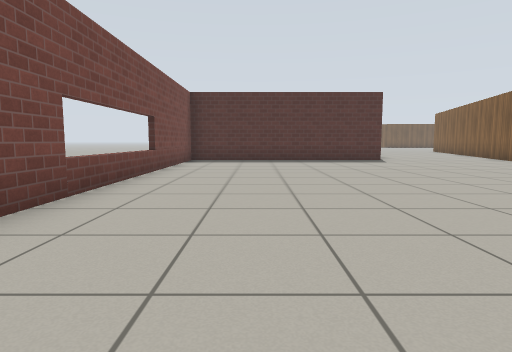
view 1 (above)

13 first-person views from a walk through a robot-simulator world made for Gazebo. The camera is 0.72 m above the floor, tilts 6° down and sees 75° across. The floor is counted in squares, 1 m on a side. Each view is taken from the middle of a square. On the plan, view 1 faces up. The plan holds only what a view shows up to about 10 squares ahead; the rest is blank. Gazebo's built-in surfaces are drawn with simple patterns.

view 2
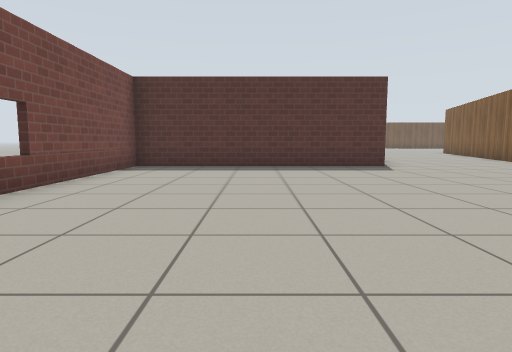

view 3
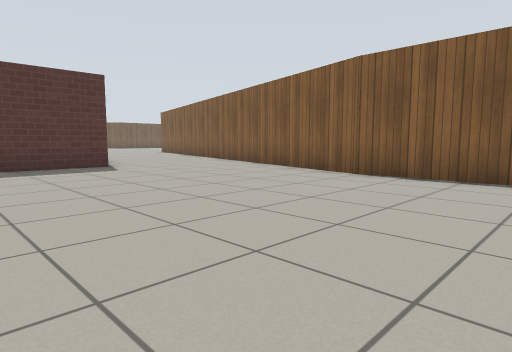

view 4
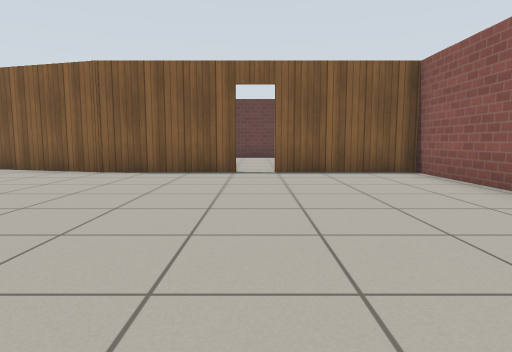

view 5
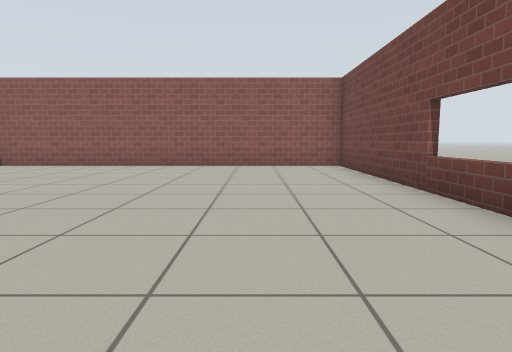

view 6
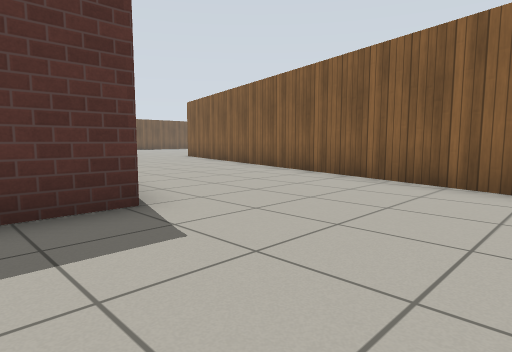

view 7
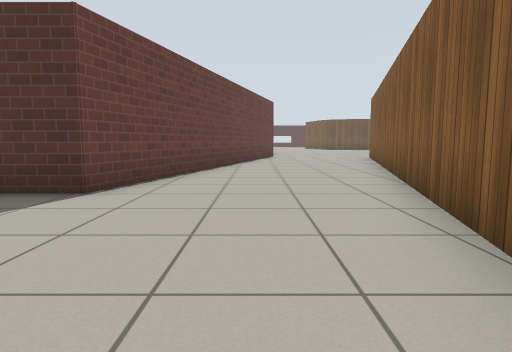

view 8
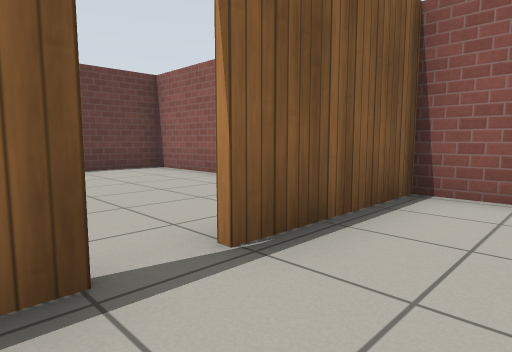

view 9
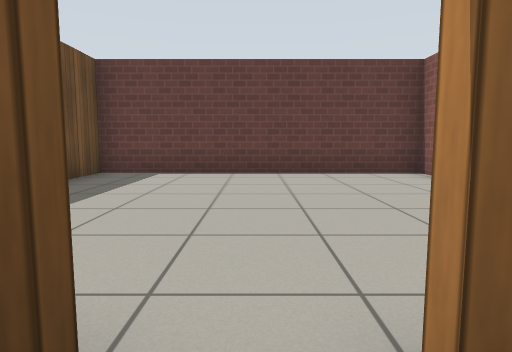

view 10
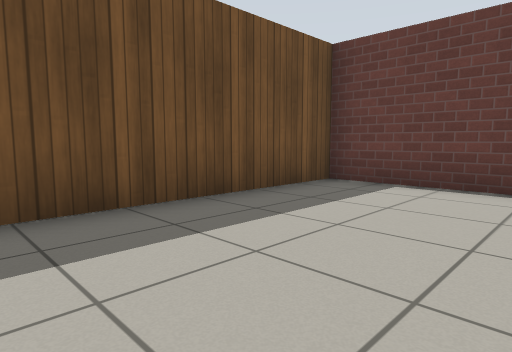

view 11
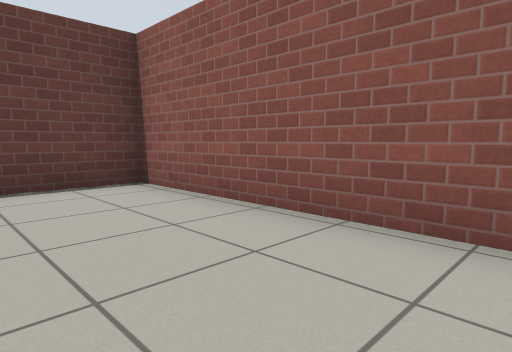

view 12
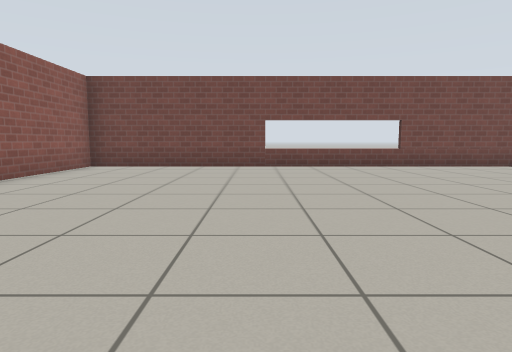

view 13
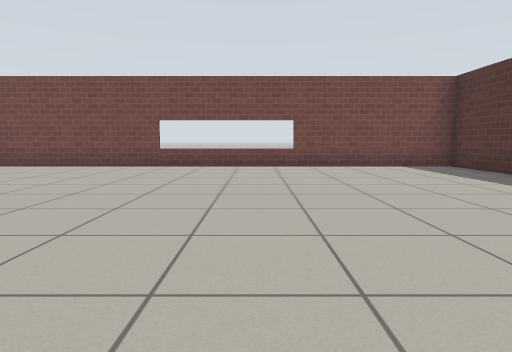

### Floor plan
Ten units are one square. View 1 is at (0, 0); x grows to the right and y downward. Boxes are objects, and circles mark ways between rooms. Rooms are numbered by the first view taken in them; rooms with no view inside come last. Other rooms are left out.
<svg viewBox="-29 -187 179 199">
<path fill="none" stroke="#000" d="M76 -64 108 -181M77 -34 77 -67M63 -182 47 -125 -24 -125 -24 7 77 7 77 -26M92 7 145 7 145 -65 94 -65"/>
<circle cx="80" cy="-30" r="3" fill="#2a7"/>
<text x="40" y="-80">1</text>
<text x="110" y="-30">2</text>
</svg>
Room 1 opens to room 2.

Where each view was taken, in squares from view 1:
view 1: 0 up, 0 right, facing up
view 2: 3 up, 1 right, facing up
view 3: 3 up, 1 right, facing up-right
view 4: 3 up, 0 right, facing right
view 5: 9 up, 0 right, facing down
view 6: 9 up, 3 right, facing up-right
view 7: 8 up, 7 right, facing up
view 8: 4 up, 6 right, facing down-right
view 9: 3 up, 7 right, facing right
view 10: 3 up, 9 right, facing up-right
view 11: 2 up, 9 right, facing down-right
view 12: 4 up, 7 right, facing left
view 13: 7 up, 7 right, facing left
